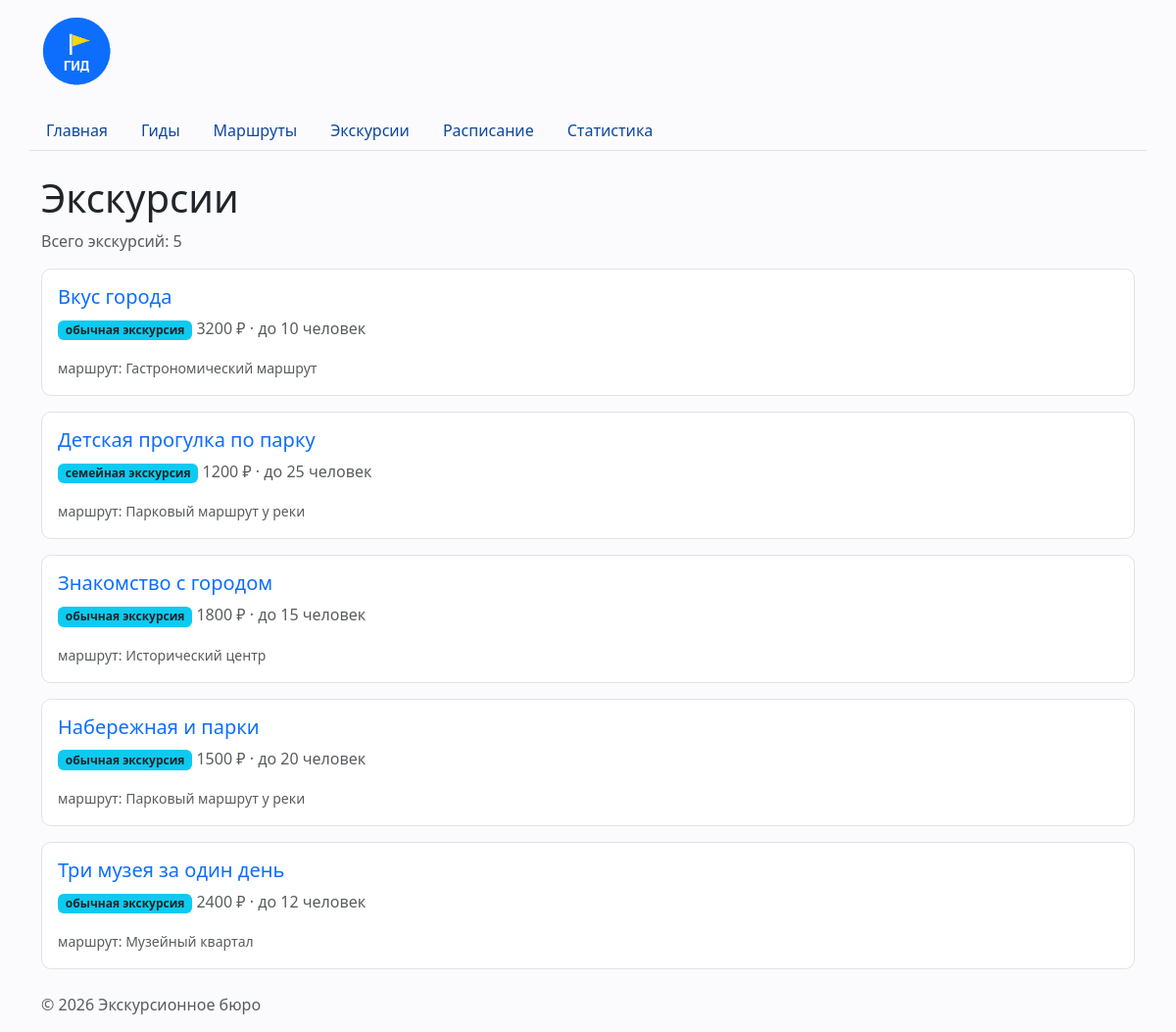
Page /excursions/ on the committed database.
### excursions/views.py (the view)
# urls.py: path("", views.excursions, name="list"),
def excursions(request):
    context = {"excursions": list_excursions()}
    return render(request, "excursions/excursion_list.html", context)

### db/database.py (called while the page is built)
def get_connection(path=DB_PATH):
    connection = sqlite3.connect(path)
    connection.row_factory = sqlite3.Row
    connection.execute("PRAGMA foreign_keys = ON")
    return connection

def fetch_all(sql, params=(), path=DB_PATH):
    connection = get_connection(path)
    try:
        return connection.execute(sql, params).fetchall()
    finally:
        connection.close()

### db/repository.py (called while the page is built)
def _languages(value):
    if not value:
        return []
    return [item.strip() for item in value.split(",") if item.strip()]

def _make_route(row):
    data = dict(row)
    data["required_languages"] = _languages(data.get("required_languages"))
    data["is_active"] = bool(data.get("is_active"))
    return Route.from_data(data)

def _make_excursion(row, route):
    data = dict(row)
    data["languages"] = _languages(data.get("languages"))
    data["is_active"] = bool(data.get("is_active"))
    excursion_class = EXCURSION_CLASSES.get(data.get("kind"), Excursion)
    return excursion_class.from_data(data, route)

def list_routes():
    return [_make_route(row) for row in fetch_all(
        "SELECT * FROM routes ORDER BY name;"
    )]

def list_excursions():
    routes = {route.id: route for route in list_routes()}
    result = []
    for row in fetch_all("SELECT * FROM excursions ORDER BY title;"):
        route = routes.get(row["route_id"])
        if route is None:
            continue
        result.append(_make_excursion(row, route))
    return result

### models.py (called while the page is built)
    @classmethod
    def from_data(cls, data):
        return cls(
            route_id=data.get("id"),
            name=str(data.get("name", "")).strip(),
            duration_hours=data.get("duration_hours", 0),
            difficulty=data.get("difficulty", "лёгкий"),
            description=str(data.get("description", "")),
            distance_km=data.get("distance_km", 0),
            required_languages=data.get("required_languages", []),
            is_active=data.get("is_active", True),
        )

    @property
    def kind(self):
        return "обычная экскурсия"

    @classmethod
    def from_data(cls, data, route):
        return cls(
            excursion_id=data.get("id"),
            title=str(data.get("title", "")).strip(),
            route=route,
            max_participants=data.get("max_participants", 0),
            base_price=data.get("base_price", 0),
            languages=data.get("languages", []),
            min_age=data.get("min_age", 0),
            is_active=data.get("is_active", True),
        )

### excursions/templates/excursions/excursion_list.html (shortened to what this page needs)
{% extends "base.html" %}
{% block content %}
    <h1>Экскурсии</h1>
    <p class="text-muted">Всего экскурсий: {{ excursions|length }}</p>
    {% for excursion in excursions %}
        {% include "excursions/includes/excursion_card.html" %}
    {% empty %}
        <p>Экскурсий пока нет.</p>
    {% endfor %}
{% endblock %}

### excursions/templates/excursions/includes/excursion_card.html (shortened to what this page needs)
<article class="card excursion-card mb-3">
    <div class="card-body">
        <h2 class="h5 card-title">
            <a href="{% url 'excursions:detail' excursion.id %}">
                {{ excursion.title|default:"Без названия" }}
            </a>
        </h2>
        <p class="card-text">
            <span class="badge bg-info text-dark">{{ excursion.kind }}</span>
            <span class="text-muted">
                {{ excursion.base_price|floatformat:0 }} ₽ ·
                до {{ excursion.max_participants }} человек
            </span>
        </p>
        <p class="card-text">
            <small class="text-muted">маршрут: {{ excursion.route.name }}</small>
        </p>
    </div>
</article>

### homepage/static/homepage/css/style.css (style rules this page uses)
body { min-height: 100vh; background-color: #fbfbfd; }
.route-card, .excursion-card, .guide-detail, .schedule-card { border: 1px solid #e2e2e8; border-radius: 10px; }
.route-card .card-title a, .excursion-card .card-title a { text-decoration: none; }

### rows in the picture
excursions: title "Вкус города", kind "обычная экскурсия", base_price "3200", max_participants "10", route.name "Гастрономический маршрут"
excursions: title "Детская прогулка по парку", kind "семейная экскурсия", base_price "1200", max_participants "25", route.name "Парковый маршрут у реки"
excursions: title "Знакомство с городом", kind "обычная экскурсия", base_price "1800", max_participants "15", route.name "Исторический центр"
excursions: title "Набережная и парки", kind "обычная экскурсия", base_price "1500", max_participants "20", route.name "Парковый маршрут у реки"
excursions: title "Три музея за один день", kind "обычная экскурсия", base_price "2400", max_participants "12", route.name "Музейный квартал"

### other values in the picture
{{ excursions|length }} "5"
